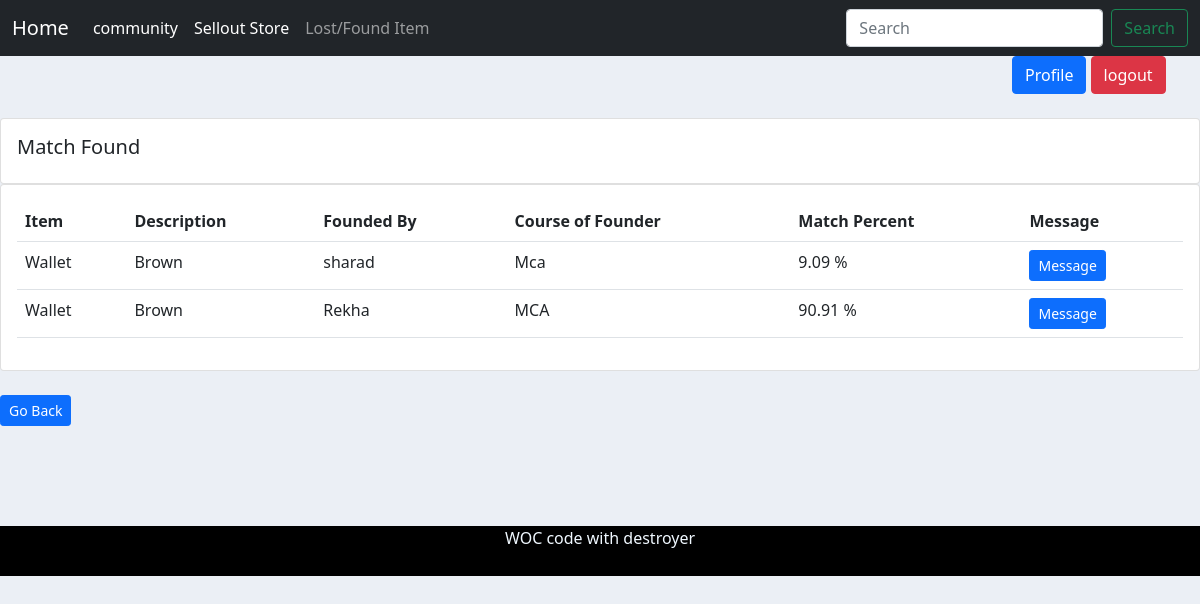
The page /matchpageresult/1/ on the database as committed earlier.
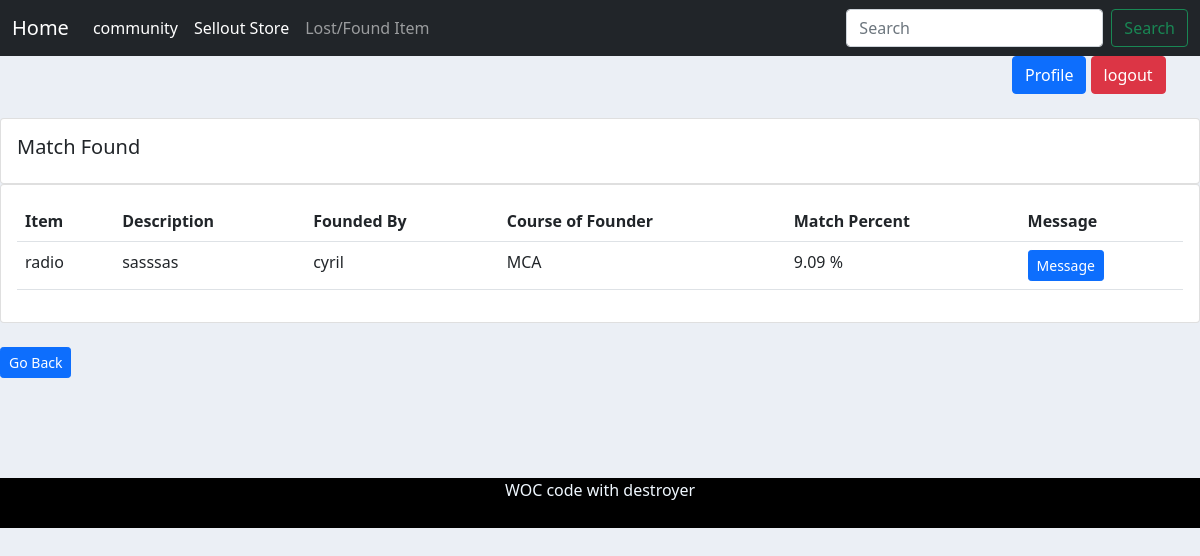
The same page on the database as committed later.
### lfi/models.py (models this page shows, shortened)
class LostItem(models.Model):  # Model class from models module is inherited in class Question.
    TYPE = (
        ('metal','metal'),
        ('plastic','plastic'),
        ('wooden','wooden'),
        ('leather','leather'),
        ('cloth','cloth'),
        ('mix','mix'),
        ('chemicals','chemicals'),
        )
    COLOR = (
        ('mix','mix'),
        ('transparent','transparent'),
        ('translucent','translucent'),
        ('grey','grey'),
        ('purple','purple'),
        ('gold','gold'),
        ('silver','silver'),
        ('white','white'),
        ('pink','pink'),
        ('orange','orange'),
        ('brown','brown'),
        ('black','black'),
        ('green','green'),
        ('yellow','yellow'),
        ('blue','blue'),
        ('red','red'),
        )
    SHAPE = (
        ('other','other'),
        ('circle','circle'),
        ('kite','kite'),
        ('shape-changer','shape-changer'),
        ('cube','cube'),
        ('cuboid','cuboid'),
        ('sphere','sphere'),
        ('cylindrical','cylindrical'),
        ('cone','cone'),
        ('pyramid','pyramid'),
        ('square','square'),
        ('rectangle','rectangle'),
        ('triangle','triangle'),
        )
    C_TYPE = (
        ('branded','branded'),
        ('local','local')
        )
    item_name = models.CharField(max_length=100,null=False)
    student = models.ForeignKey(Signup, null=True , on_delete=models.SET_NULL)
    date_created = models.DateField(null=False, blank = False, auto_now = True)
    item_description = models.CharField(max_length=2000,null=False)
    item_type = models.CharField(max_length=2000,null=False,choices=TYPE,default='mix')
    lost_place = models.CharField(max_length=100,null=True,blank=True)
    lost_time = models.TimeField(auto_now=False)
    lost_date = models.DateField(null=False, blank = False)
    item_price = models.IntegerField(null=False)
    item_color = models.CharField(max_length=20,choices=COLOR,default='mix')
    shape = models.CharField(max_length=20,choices=SHAPE,default='other')
    author_name = models.CharField(max_length=20,null = True,blank=True)
    company_type = models.CharField(max_length=20,null=True,blank=True,choices=C_TYPE,default='local')
    item_pic1 = models.ImageField(upload_to='lost/images/',verbose_name='pic1',null=True,blank=True)

### register/models.py (models this page shows)
class Signup(models.Model):  # Model class from models module is inherited in class Question.
    name = models.CharField(max_length=20, verbose_name="Name")
    GENDER = (
        ('Male', 'Male'),
        ('Female', 'Female'),
        ('Other', 'Other'),
    )
    gender = models.CharField(max_length=10,verbose_name="Gender",choices=GENDER)
    student_id = models.CharField(max_length=10, verbose_name="College Registration ID", unique=True) #college id hi dalegi
    email = models.EmailField(max_length=100, verbose_name='College Email ID')
    COURSE = (
        ('BTech', 'BTech'),
        ('MTech', 'MTech'),
        ('MCA', 'MCA'),
        ('MSc', 'MSc'),
        ('MBA', 'MBA'),
        ('Ph.D', 'Ph.D'),
    )
    course = models.CharField(max_length=20, verbose_name='Course Name',choices=COURSE)
    password = models.CharField(max_length=100, verbose_name='Password')
    dob = models.DateField(max_length=10, verbose_name='Date Of Birth')
    photo = models.ImageField(upload_to='profile/images/',verbose_name='Photo',null=True,blank=True)
    mobile_number = models.IntegerField(verbose_name='mobile number')
    def __str__(self):  # A method is declared so that in admin panel Text of Question is displayed.
        return self.student_id

### lfi/views.py (the view)
# urls.py: path("matchpageresult/<str:pk>/",views.matchpageresult,name="matchpageresult"),
def matchpageresult(request,pk):
    oneitem = LostItem.objects.get(id=pk)
    allitem = FoundItem.objects.all()
    stu_id1 = oneitem.student_id
    item_name1 = oneitem.item_name
    item_price1 = oneitem.item_price
    item_desc1 = oneitem.item_description
    item_type1 = oneitem.item_type
    lost_place1 = oneitem.lost_place
    lost_time1 = oneitem.lost_time
    lost_date1 = oneitem.lost_date
    item_color1 = oneitem.item_color
    company_type1 = oneitem.company_type
    item_shape1 = oneitem.shape
    author_name1 = oneitem.author_name
    fg=[]
    for i in allitem :
        stu_id = i.student
        z=0
        if i.item_name == item_name1:
            z+=1
        if i.item_price == item_price1:
            z+=1
        if i.found_place == lost_place1 :
            z+=1
        if i.shape == item_shape1 :
            z+=1
        if i.item_type == item_type1:
            z += 1
        if i.found_time == lost_time1:
            z += 1
        if i.found_date == lost_date1 :
            z+=1
        if i.company_type == company_type1 :
            z+=1
        if i.author_name == author_name1 :
            z+=1
        if i.item_color == item_color1 :
            z+=1
        if i.item_description ==  item_desc1 :
            z+=1
        sd = round((z/11 * 100),2)
        fb = Signup.objects.get(student_id=i.student)
        stu_name = fb.name
        stu_course = fb.course
        obj = Match(item_name1, item_desc1,stu_name,stu_course,sd)
        fg.append(obj)
    context = {'mi':fg}
    return render(request,"lfi/matchpageresult.html",context)

### lfi/templates/lfi/matchpageresult.html (shortened to what this page needs)
{% extends 'lfi/main.html' %}
{% block content %}
<br>
{% if mi %}
<div class="row">
	<div class="col-md">
		<div class="card card-body">
			<h5>Match Found</h5>
		</div>
		<div class="card card-body">
			<table class="table">
				<tr>
					<th>Item</th>
					<th>Description</th>
					<th>Founded By</th>
                    <th>Course of Founder</th>
					<th>Match Percent</th>
					<th>Message</th>
				</tr>
				{% for i in mi %}
					<tr>
						<td>{{i.name}}</td>
						<td>{{i.description}}</td>
						<td>{{i.founded_by}}</td>
						<td>{{i.course}}</td>
						<td>{{i.match_percent}} %</td>
						<td>
							<a class="btn btn-primary  btn-sm btn-block" href="#">Message</a>
						</td>
					</tr>
				{% endfor %}
			</table>
		</div>
	</div>
</div>
    {% endif %}
    <br>
        <a class="btn btn-primary  btn-sm btn-block" href="{%  url 'userslostentries' %}">Go Back</a>
{% endblock content %}

### lfi/templates/lfi/main.html (shortened to what this page needs)
{% load static %}
<!doctype html>
<html lang="en">
  <head>
    <link href="https://cdn.jsdelivr.net/npm/bootstrap@5.0.1/dist/css/bootstrap.min.css" rel="stylesheet">
    <link rel="stylesheet" type="text/css" href="{% static 'bsi/css/bsi.css' %}">
    <link rel="stylesheet" type="text/css" href="{% static '/css/main.css' %}" >
  </head>
  <body id="bg" style="background-image: url('{% static "lfi/images/1.jpg " %}');">
    {% include 'lfi/navbar.html' %}
     <div class="container-fluid">
        <div class="row">
            <div class="col-2 offset-10">
                <a style="text-decoration:none" href="profile" class="btn btn-primary">Profile</a>
                <a style="text-decoration:none" href="logout"><button class="btn btn-danger">logout</button></a>
            </div>
        </div>
    </div>
 {% block content %}
 {% endblock %}
<footer style="padding-top: 100px">
  <div class="container-fluid ">
    <div class="row mt-6" style="background-color: black; height: 50px;">
        <div class="col">
            <p style="color: aliceblue" align="center">WOC code with destroyer</p>
        </div>
    </div>
  </div>
</footer>
  </body>
</html>

### lfi/templates/lfi/navbar.html (shortened to what this page needs)
<nav class="navbar navbar-expand-lg navbar-dark bg-dark">
  <div class="container-fluid">
    <a class="navbar-brand" href="login">Home</a>
    <div class="collapse navbar-collapse" id="navbarSupportedContent">
          <ul class="navbar-nav me-auto mb-2 mb-lg-0">
        <li class="nav-item">
          <a class="nav-link active" aria-current="page" href="community">community</a>
        </li>
          <li class="nav-item">
          <a class="nav-link active" aria-current="page" href="bsihome">Sellout Store</a>
        </li>
        <li class="nav-item">
               <a class="nav-link" href="lfihome">Lost/Found Item</a>
        </li>
      </ul>
      <form class="d-flex">
      <form method="post" action="search" class="d-flex">
        <input class="form-control me-2" type="search" name="searchbox" placeholder="Search" aria-label="Search">
          <button class="btn btn-outline-success" type="submit"  name="search">Search</button>
      </form>
      </form>
    </div>
  </div>
</nav>

### bsi/static/bsi/css/bsi.css (style rules this page uses)
body , html { height: 100%; }
#bg { background-repeat: no-repeat; background-size: cover; background-position: center; height: 100%; }

### static/css/main.css (style rules this page uses)
body { background-color : #ebeff5; }

Rows that differ between the two databases and show on the page:
removed Signup: founded_by "sharad", course "Mca"
removed Signup: founded_by "Rekha", course "MCA"
added Signup: founded_by "cyril", course "MCA"
Other text that changed with them:
new list line: "radio sasssas"
new list line: "9.09 % Message"
list line gone: "Wallet Brown"
list line gone: "9.09 % Message"
list line gone: "90.91 % Message"
